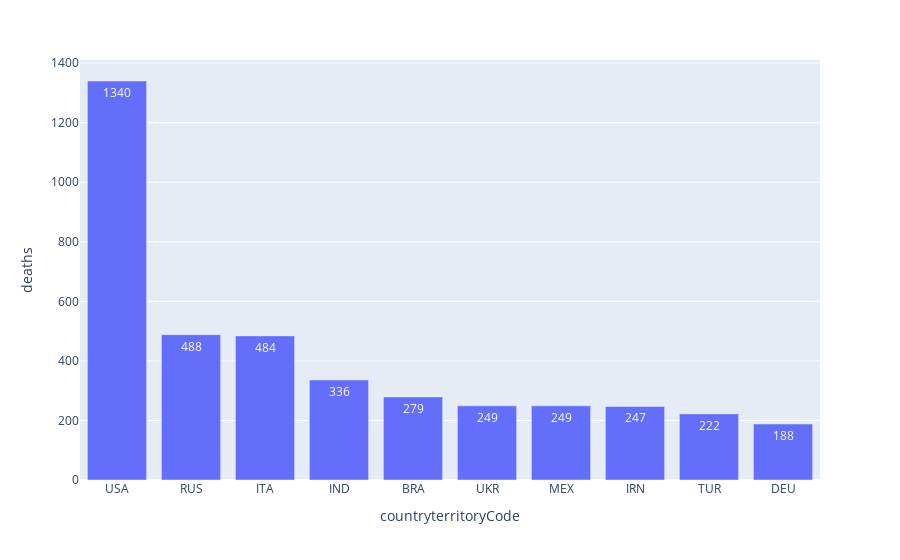

Notebook code for this chart:
### Code cell
fig.show()

### Figure 1 — Plotly figure (JSON) as saved in the notebook; plotly's stock layout.template omitted (floating-point values rounded to 4 significant figures)
{"data": [{"alignmentgroup": "True", "hovertemplate": "countryterritoryCode=%{x}<br>deaths=%{text}<extra></extra>", "legendgroup": "", "marker": {"color": "#636efa", "pattern": {"shape": ""}}, "name": "", "offsetgroup": "", "orientation": "v", "showlegend": false, "text": [1340, 488, 484, 336, 279, 249, 249, 247, 222, 188], "textposition": "auto", "type": "bar", "x": ["USA", "RUS", "ITA", "IND", "BRA", "UKR", "MEX", "IRN", "TUR", "DEU"], "xaxis": "x", "y": [1340, 488, 484, 336, 279, 249, 249, 247, 222, 188], "yaxis": "y"}], "layout": {"barmode": "relative", "legend": {"tracegroupgap": 0}, "margin": {"t": 60}, "xaxis": {"anchor": "y", "domain": [0, 1], "title": {"text": "countryterritoryCode"}}, "yaxis": {"anchor": "x", "domain": [0, 1], "title": {"text": "deaths"}}}}
